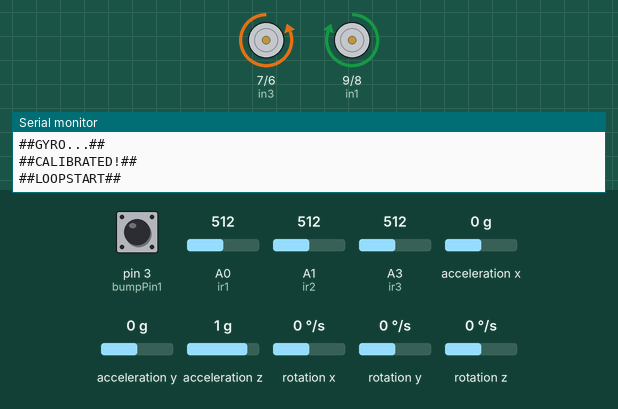
Recording of a sketch running on a simulated Arduino Uno, built with avr-gcc and run on an emulated ATmega328P. On the bench: motor-driver pin pairs drawn as motors (green arrow = first pin HIGH = forward, orange = second pin HIGH = backward, longer = more drive), the last lines printed to the serial monitor. The inputs (shaded band) are chosen by the test bench; at power-on: pin 3 (bumpPin1) HIGH, rotation z 0 °/s, A0 (ir1) = 512, A1 (ir2) = 512, A3 (ir3) = 512, acceleration x 0 g, acceleration y 0 g, acceleration z 1 g, rotation x 0 °/s, rotation y 0 °/s.

Above: at 4.2 s.
4.3 s: pin 3 (bumpPin1) pulled LOW for 0.15 s
At 4.8 s:
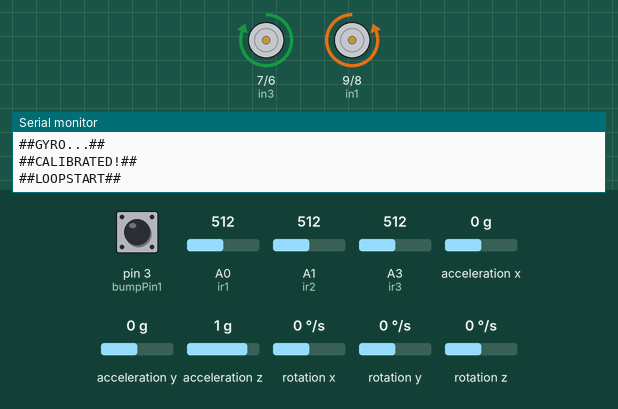
7.4 s: rotation z set to -52 °/s
10.4 s: rotation z set to -64 °/s
12.2 s: pin 3 (bumpPin1) pulled LOW for 1 s
At 14.7 s:
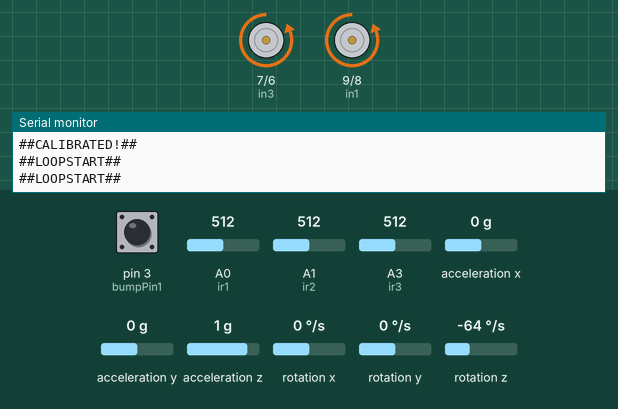
Timing chart, 0 to 18.8 s (numbered marks = the images above; inputs shaded):
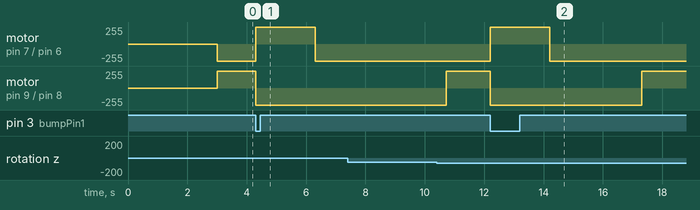

Measured:
- after the input at 4.3 s, motor on pin 7 (in3) / pin 6 (in4): backward 255/255 → forward 255/255 at once, → backward 255/255 2.0 s later; motor on pin 9 (in1) / pin 8 (in2): forward 255/255 → backward 255/255 at once
- after the input at 7.4 s, every drawn part: stays the same
- after the input at 12.2 s, motor on pin 7 (in3) / pin 6 (in4): backward 255/255 → forward 255/255 at once, → backward 255/255 2.0 s later; motor on pin 9 (in1) / pin 8 (in2): forward 255/255 → backward 255/255 at once, → forward 255/255 5.1 s later

The sketch:

auto.ino
```cpp
#include <MPU6050_tockn.h> // Library for Gyroscope
#include <Wire.h> // Prerequisite for Gyroscope
/*
   Autonomous tracked vehicle "Larry"
   Version 1.4
   Made by:
   David Schmidt, Max Grüning, Steven Bolln, Pascal Harders
   Feb-Mar 2019
*/

// DC Motor 1 (right side)
byte DCM1 = 10;
byte in1 = 9;
byte in2 = 8;

// DC Motor 2 (left side)
byte DCM2 = 5;
byte in3 = 7;
byte in4 = 6;

// Motor speeds, vary on different ground
int motorvarR = 160; // right motor (160)
int motorvarL = 215; // left motor (210/207)

// Sharp infraredsensors , ir_dist may vary depending on your wallcolor
int ir_dist = 209;  // Value shown by sensor (if printed in serial monitor) (209)
byte ir1 = 14; // Sharp IR sensor on the front
byte ir2 = 15; // Sharp IR sensor on the left
byte ir3 = 17; // Sharp IR sensor on the right
int ir_delay = 50; // Waiting time between the readout attempts of the IRSensor

// Gyroscope
MPU6050 mpu6050(Wire); // Gyro is works with the Wire library
int degreecounter = 0; // Variable while turning
bool gyro = 0; // Return of the function gyro_sensor
int gyro_delay = 50; // Waiting time between the readout attempts of the gyroscope

// Endstops / bumper (Failsafe, normally not used)
byte bumpPin1 = 3; // front

// Time relevant
const unsigned short sec = 1000;  // 1 second

// ## Function prototypes ##

// Sensorfunctions
int ir_sensor(int); // Input: sensor number | Return: distance too small (1) or distance OK (0)
bool gyro_sensor(signed short int angle, int degree); // Input: Current angle, number of degrees to rotate | Return: Rotation completed (1) or not(0)

// Endstopfunction
bool bumpers(); // Input: Nothing | Return: pressed (1) or unpressed (0)

// turnfunction
void turn(int, int); // Input: Number of degrees, correction without rotation | Return: Nothing

// Wait function (replacement for delay();)
void wait(unsigned short); // Input: Duration | Return: Nothing

// ######################## SETUP ########################
// runs once
void setup()
{
  Serial.begin(9600); // Starts the serial interface
  Serial.println("##PROGRAMMSTART##");

  // Pin-definition
  pinMode(DCM1, OUTPUT); // DC motor 1
  pinMode(DCM2, OUTPUT); // DC motor 2

  pinMode(in1, OUTPUT); // DC motor 1 input1
  pinMode(in2, OUTPUT); // DCM1 input2

  pinMode(in3, OUTPUT); // DCM2 input1
  pinMode(in4, OUTPUT); // DCM2 input2

  pinMode(bumpPin1, INPUT_PULLUP); // endstop 1, for safety's sake including pullup

  pinMode (ir1, INPUT); // Sharp IR sensor on the front
  pinMode (ir2, INPUT); // Sharp IR sensor on the left
  pinMode (ir3, INPUT); // Sharp IR sensor on the right

  // GYROSCOPE
  Serial.println("##GYRO...##");
  Wire.begin(); // Initialization of the Wire library
  mpu6050.begin(); // Initialization of the Gyroscope library
  mpu6050.calcGyroOffsets(true); // The gyroscope is to be calibrated.
  Serial.println("\n##CALIBRATED!##");

}
// ######################## LOOP ########################
// runs as a loop:
void loop()
{
  int sensorvar = 0;
  int sensorvar2 = 0;
  int leftvar = 0;
  int rightvar = 0;

  // Define motor speed
  analogWrite(DCM1, motorvarR); // right motor
  analogWrite(DCM2, motorvarL); // left motor

  Serial.println("##LOOPSTART##");

  // start driving forwards
  // Motor 1 vorwärts
  digitalWrite(in1, HIGH);
  digitalWrite(in2, LOW);
  // Motor 2 vorwärts
  digitalWrite(in3, LOW);
  digitalWrite(in4, HIGH);

  // Runs as long as neither the front IR sensor nor the bumpers have detected an obstacle.
  while ((sensorvar == 0) && (sensorvar2 == 0)) {
    sensorvar = ir_sensor(0); // Sensor 0 = front

    // Check distance left
    leftvar = ir_sensor(1);

    // If distance left too small
    while (leftvar == 1) {
      digitalWrite(12, HIGH); // LED red on
      // Correcting..
      turn(25, 1); // 25°
      digitalWrite(12, LOW); // LED red off
      leftvar = 0;
    }

    // Checke distance right
    rightvar = ir_sensor(2);
    // If distance right too small
    while (rightvar == 1) {
      digitalWrite(11, HIGH); // LED green on
      // Correcting..
      turn(-35, 2); // -35°
      digitalWrite(11, LOW); // LED green off
      rightvar = 0;
    }
    // If distance is large enough
    // Reset engine speed
    analogWrite(DCM1, motorvarR); // right motor
    analogWrite(DCM2, motorvarL); // left motor
    sensorvar2 = bumpers(); // Check front endstop
  }

  // Stop
  // Motor 1 off
  digitalWrite(in1, LOW);
  digitalWrite(in2, LOW);
  // Motor 2 off
  digitalWrite(in3, LOW);
  digitalWrite(in4, LOW);

  wait(50);

  // Differentiate between 90° and 180° rotation
  // Angles don't seem to be accurate on our sensor, so 90° in code is different than 90° in reality
  switch (degreecounter) {
    case 0:
      // turn 90 degrees
      digitalWrite(11, HIGH); // LED green on
      digitalWrite(12, LOW); // LED red off

      turn(170, 0); // 90° -> 170

      degreecounter++; // Set turn variable to 1 (add 1)
      digitalWrite(11, LOW); //LED green off
      break;
    case 1:
      // turn 180 degrees
      digitalWrite(11, LOW); // LED green off
      digitalWrite(12, HIGH); // LED red on

      turn(320, 0); // 180° -> 360-320

      degreecounter--; // set turn variable to 0 (subtract 1)
      digitalWrite(11, LOW); // LED green off
      digitalWrite(12, LOW); // LED red off
      break;
    default:
      // no reaction
      break;
  }
}
// ######################## IR_Sensor ########################
int ir_sensor(int sensornr) {

  int irtemp = 0; // Temporary sensor number
  int distancetemp = 0; // Temporary distance value
  int sumtemp = 0; // Temporary sum of distance values

  int repeat = 4; // Number of multiple readouts

  int entfrange = 70; // Distance range for readings

  // "Auswahl" des Sensors
  switch (sensornr)
  {
    // Vorne
    case 0:
      irtemp = ir1;
      // Less sensitive on the front, because otherwise with a slower motor on the left, it will trigger the front sensor first instead of the left side
      entfrange = 50;
      break;
    // left
    case 1:
      irtemp = ir2;
      break;
    // right
    case 2:
      irtemp = ir3;
      break;
    default:
      // not(hing) happening
      break;
  }
  distancetemp = analogRead(irtemp); // Transfer distance value of the sensor

  // Bypass error readings
  if ((distancetemp == 0) || (distancetemp == -1)) {
    distancetemp = 100;
  }
  // Multiple distance readings
  for (int i = 0; i < repeat; i++)
  {
    // Read distance
    distancetemp = analogRead(irtemp); // Transfer distance value of the sensor
    sumtemp += distancetemp; // Add distance value to total
    wait(ir_delay);
  }
  sumtemp = sumtemp / repeat; // Calculate mean value
  //distance < ca. 20cm +- X? (Inverted logic!)
  if ((ir_dist - entfrange < sumtemp) && (ir_dist + entfrange > sumtemp))
  {
    sumtemp = 0; // Reset total for next calculation
    distancetemp = analogRead(irtemp); // Transfer distance value of the sensor
    // Multiple reading of the distance
    for (int i = 0; i < repeat; i++)
    {
      distancetemp = analogRead(irtemp); // Transfer distance value of the sensor
      sumtemp = sumtemp + distancetemp; // Add distance value to total
      // Bypass error readings again
      if ((distancetemp == 0) || (distancetemp == -1)) {
        distancetemp = 100;
      }
      wait(ir_delay);
    }
    sumtemp = sumtemp / repeat; // Calculate mean value
    sumtemp = sumtemp + 50; // Bypass small sensor errors

    // If the mean value is smaller than the ir_dist... (Inverted logic!)
    if (sumtemp > ir_dist)
    {
      // Distance too close
      return 1;
    }
  }
  else {
    // Distance still OK
    return 0;
  }
}
// ######################## BUMPER ########################
bool bumpers() {
  int value = digitalRead(bumpPin1); // Reading the endstops
  int i = 0;

  if (value == 0) {

    // Hit something
    for (i = 0; i < 10; i++) {
      // Motor 1 off
      digitalWrite(in1, LOW);
      digitalWrite(in2, LOW);
      // Motor 2 off
      digitalWrite(in3, LOW);
      digitalWrite(in4, LOW);
      return 1;
    }
  }
  else {
    // No contact (yet)
    return 0;
  }
}
// ######################## TURN ########################
void turn(int degree, int correct) {
  mpu6050.update(); // Update sensor values
  signed short int cur_angle = mpu6050.getAngleZ(); // Angle when starting the function

  // Define engine speed
  analogWrite(DCM1, motorvarR); // Right motor
  analogWrite(DCM2, motorvarL); // Left motor

  // Selection whether correction or "planned" rotation
  switch (correct)
  {
    case 0:
      // Motor 1 backwards
      digitalWrite(in1, LOW);
      digitalWrite(in2, HIGH);
      // Motor 2 backwards
      digitalWrite(in3, HIGH);
      digitalWrite(in4, LOW);

      delay(2000); // "Drive for 2 seconds"

      // Waiting time function spontaneously functionless shortly before deadline, therefore delay() above, instead.
      // Might fix this somewhen
      // For other functions there is no real difference without waiting time(), so it was omitted there
      //wait(2000);

      // Motor 1 off
      digitalWrite(in1, LOW);
      digitalWrite(in2, LOW);
      // Motor 2 off
      digitalWrite(in3, LOW);
      digitalWrite(in4, LOW);

      // Clockwise rotation
      // Motor 1 backwards
      digitalWrite(in1, LOW);
      digitalWrite(in2, HIGH);
      // Motor 2 backwards
      digitalWrite(in3, LOW);
      digitalWrite(in4, HIGH);

      gyro = 0;
      // As long as (according to the gyroscope) the rotation is not yet complete
      while (gyro == 0) {
        gyro = gyro_sensor(cur_angle, degree);
      }

      // Stop
      // Motor 1 off
      digitalWrite(in1, LOW);
      digitalWrite(in2, LOW);
      // Motor 2 off
      digitalWrite(in3, LOW);
      digitalWrite(in4, LOW);

      wait(500);
      break;
    case 1:
      // Left Sensor
      // Motor 1 off
      digitalWrite(in1, LOW);
      digitalWrite(in2, LOW);
      // Motor 2 off
      digitalWrite(in3, LOW);
      digitalWrite(in4, LOW);

      // Set motor speed
      analogWrite(DCM1, motorvarR); // Right motor
      analogWrite(DCM2, motorvarL); // Left motor

      // Clockwise rotation
      // Motor 1 vforwards
      digitalWrite(in1, LOW);
      digitalWrite(in2, HIGH);
      // Motor 2 backwards
      digitalWrite(in3, LOW);
      digitalWrite(in4, HIGH);

      gyro = 0;
      // As long as (according to the gyroscope) the rotation is not yet complete
      while (gyro == 0) {
        gyro = gyro_sensor(cur_angle, degree);
      }
      // Stop
      // Motor 1 off
      digitalWrite(in1, LOW);
      digitalWrite(in2, LOW);
      // Motor 2 off
      digitalWrite(in3, LOW);
      digitalWrite(in4, LOW);
      // Motor 1 forwards
      digitalWrite(in1, HIGH);
      digitalWrite(in2, LOW);
      // Motor 2 forwards
      digitalWrite(in3, LOW);
      digitalWrite(in4, HIGH);
      break;
    case 2:
      // Right sensor
      // Motor 1 off
      digitalWrite(in1, LOW);
      digitalWrite(in2, LOW);
      // Motor 2 off
      digitalWrite(in3, LOW);
      digitalWrite(in4, LOW);

      // Set motor speed
      analogWrite(DCM1, motorvarR); // Right motor
      analogWrite(DCM2, motorvarL); // Left motor

      // Counter-clockwise turn
      // Motor 1 forwards
      digitalWrite(in1, HIGH);
      digitalWrite(in2, LOW);
      // Motor 2 backwards
      digitalWrite(in3, HIGH);
      digitalWrite(in4, LOW);

      gyro = 0;
      // As long as (according to the gyroscope) the rotation is not yet complete
      while (gyro == 0) {
        gyro = gyro_sensor(cur_angle, degree);
      }
      // Stop
      // Motor 1 off
      digitalWrite(in1, LOW);
      digitalWrite(in2, LOW);
      // Motor 2 off
      digitalWrite(in3, LOW);
      digitalWrite(in4, LOW);

      // Motor 1 forwards
      digitalWrite(in1, HIGH);
      digitalWrite(in2, LOW);
      // Motor 2 forwards
      digitalWrite(in3, LOW);
      digitalWrite(in4, HIGH);
      break;
    default:
      // Not(hing) happening
      break;
  }
  gyro = 0;
}
// ######################## GYRO ########################
// Check if rotation is complete, if yes return "1"
bool gyro_sensor(signed short int angle, int degree) {
  // Angle = Angle when starting the function
  // degree = Angle to be achieved (number of degrees)
  signed short int cur_angle = angle; // Current value

  if (degree < 0) {

    // Left rotation (lets the gyroscope output negative values)
    // Wait until the gyroscope has detected a complete X° rotation (<-180)
    while (cur_angle <= angle + degree) {
      mpu6050.update(); // Update sensor values
      cur_angle = mpu6050.getAngleZ(); // Transfer Z axis values (rotation angle)
      wait(gyro_delay);
    }
  }
  else {
    // Clockwise rotation (allows the gyroscope to output positive values)
    // Wait until the gyroscope has detected a complete X° rotation (<-180)
    while (cur_angle >= angle - degree) {
      mpu6050.update(); // Update sensor values
      cur_angle = mpu6050.getAngleZ(); // Transfer Z axis values (rotation angle)
      wait(gyro_delay);
    }
  }
  // Turn(ing) finished
  return 1;
}
// ######################## WAIT ########################
// Replaces delay() with millis()
void wait(unsigned short duration) {
  unsigned short currentMillis = 0; // Current time
  unsigned short startMillis = (unsigned short)millis(); // Starting point of the function in ms

  // Execute as long as the duration has not elapsed.
  while (currentMillis - startMillis <= duration) {
    currentMillis = (unsigned short)millis(); // Current time in ms
  }
}
```
